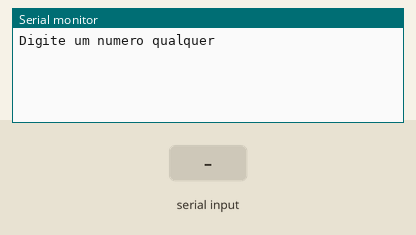
This sketch was run on a simulated Arduino Uno, built with avr-gcc and run on an emulated ATmega328P. Parts: the last lines printed to the serial monitor. The inputs (shaded band) are chosen by the test bench.

Above: at 1.2 s.
1.3 s: "90,45\n" received over Serial
At 2.1 s:
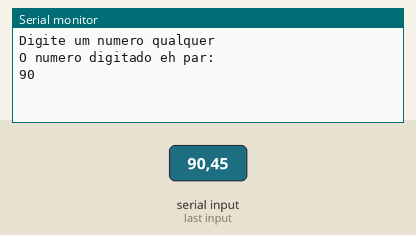
5.8 s: "30,150\n" received over Serial
At 7.7 s:
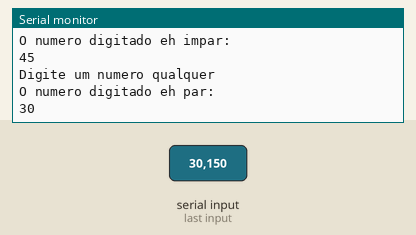
Timing chart, 0 to 9.2 s (numbered marks = the images above; inputs shaded):
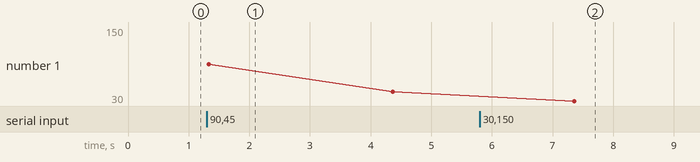

Measured:
- after the input at 1.3 s, the serial monitor: prints a new line at once (image 1)
- after the input at 5.8 s, the serial monitor: prints a new line after 1.6 s (image 2)
- plotted number 1: 45 → 150 after the input at 5.8 s

The sketch:

LOPAL_EX_12.ino
```cpp
// C++ code
/*Faça um programa que receba um número do usuário e informe se este
número é par ou ímpar.*/
//Variáveis
int numero = 0;

void setup()
{
  Serial.begin(9600);
}

void loop()
{
  Serial.println("Digite um numero qualquer");
  while (! Serial.available());
  numero = Serial.parseInt();

  if(numero % 2 == 0)
  {
  Serial.println("O numero digitado eh par: ");
  Serial.println(numero);
  }
  else
  {
  Serial.println("O numero digitado eh impar: ");
  Serial.println(numero);
  }
  Serial.println();
  delay(3000);
}
```
